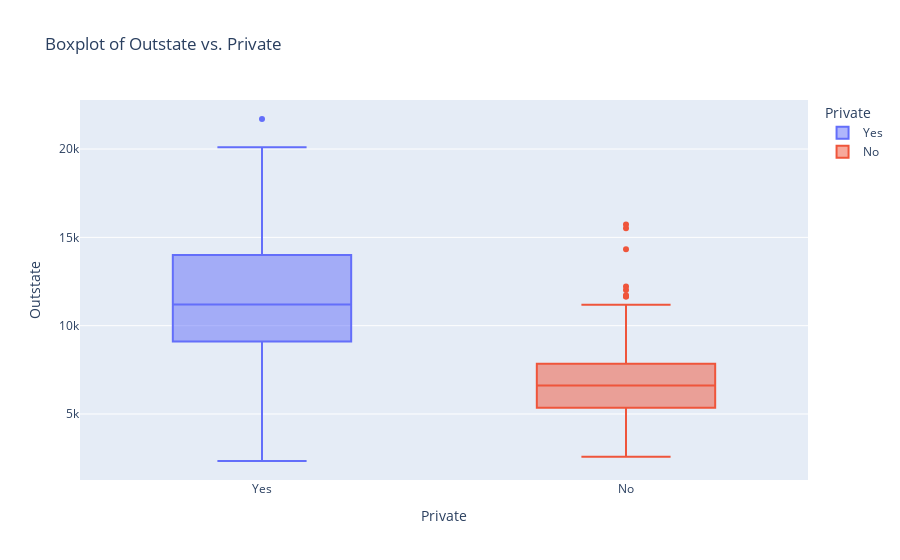

Notebook cell for this chart:
### Code cell
# Opción 2 usando plotly express
fig = px.box(college, x="Private", y="Outstate", color= "Private", title="Boxplot of Outstate vs. Private")
fig.show()

### Figure 1 — Plotly figure (JSON) as saved in the notebook; plotly's stock layout.template omitted (floating-point values rounded to 4 significant figures; data arrays with more than 128 entries replaced by an {"elided": "..."} marker saying what was removed)
{"data": [{"alignmentgroup": "True", "hovertemplate": "Private=%{x}<br>Outstate=%{y}<extra></extra>", "legendgroup": "Yes", "marker": {"color": "#636efa"}, "name": "Yes", "notched": false, "offsetgroup": "Yes", "orientation": "v", "showlegend": true, "type": "box", "x": {"elided": "565 str values"}, "x0": " ", "xaxis": "x", "y": {"elided": "565 int values"}, "y0": " ", "yaxis": "y"}, {"alignmentgroup": "True", "hovertemplate": "Private=%{x}<br>Outstate=%{y}<extra></extra>", "legendgroup": "No", "marker": {"color": "#EF553B"}, "name": "No", "notched": false, "offsetgroup": "No", "orientation": "v", "showlegend": true, "type": "box", "x": {"elided": "212 str values"}, "x0": " ", "xaxis": "x", "y": {"elided": "212 int values"}, "y0": " ", "yaxis": "y"}], "layout": {"boxmode": "overlay", "legend": {"title": {"text": "Private"}, "tracegroupgap": 0}, "title": {"text": "Boxplot of Outstate vs. Private"}, "xaxis": {"anchor": "y", "categoryarray": ["Yes", "No"], "categoryorder": "array", "domain": [0, 1], "title": {"text": "Private"}}, "yaxis": {"anchor": "x", "domain": [0, 1], "title": {"text": "Outstate"}}}}
